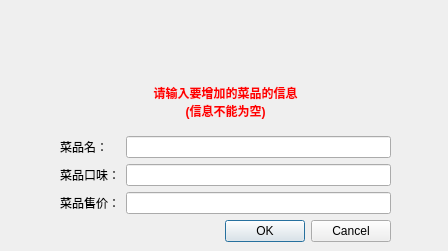
<?xml version="1.0" encoding="UTF-8"?>
<ui version="4.0">
 <class>Dialog</class>
 <widget class="QDialog" name="Dialog">
  <property name="geometry">
   <rect>
    <x>0</x>
    <y>0</y>
    <width>448</width>
    <height>251</height>
   </rect>
  </property>
  <property name="windowTitle">
   <string>Dialog</string>
  </property>
  <widget class="QWidget" name="verticalLayoutWidget">
   <property name="geometry">
    <rect>
     <x>60</x>
     <y>80</y>
     <width>331</width>
     <height>191</height>
    </rect>
   </property>
   <layout class="QVBoxLayout" name="verticalLayout">
    <item>
     <widget class="QTextBrowser" name="textBrowser">
      <property name="minimumSize">
       <size>
        <width>0</width>
        <height>50</height>
       </size>
      </property>
      <property name="maximumSize">
       <size>
        <width>16777215</width>
        <height>50</height>
       </size>
      </property>
      <property name="styleSheet">
       <string notr="true">font: 12pt &quot;黑体&quot;;
color: rgb(255, 0, 0);
background-color: rgb(255, 255, 255, 0);
</string>
      </property>
      <property name="frameShape">
       <enum>QFrame::NoFrame</enum>
      </property>
      <property name="html">
       <string>&lt;!DOCTYPE HTML PUBLIC &quot;-//W3C//DTD HTML 4.0//EN&quot; &quot;http://www.w3.org/TR/REC-html40/strict.dtd&quot;&gt;
&lt;html&gt;&lt;head&gt;&lt;meta name=&quot;qrichtext&quot; content=&quot;1&quot; /&gt;&lt;style type=&quot;text/css&quot;&gt;
p, li { white-space: pre-wrap; }
&lt;/style&gt;&lt;/head&gt;&lt;body style=&quot; font-family:'黑体'; font-size:12pt; font-weight:400; font-style:normal;&quot;&gt;
&lt;p align=&quot;center&quot; style=&quot; margin-top:0px; margin-bottom:0px; margin-left:0px; margin-right:0px; -qt-block-indent:0; text-indent:0px;&quot;&gt;&lt;span style=&quot; font-family:'SimSun'; font-size:9pt; font-weight:600;&quot;&gt;请输入要增加的菜品的信息&lt;/span&gt;&lt;/p&gt;
&lt;p align=&quot;center&quot; style=&quot; margin-top:0px; margin-bottom:0px; margin-left:0px; margin-right:0px; -qt-block-indent:0; text-indent:0px;&quot;&gt;&lt;span style=&quot; font-family:'SimSun'; font-size:9pt; font-weight:600;&quot;&gt;(信息不能为空)&lt;/span&gt;&lt;/p&gt;&lt;/body&gt;&lt;/html&gt;</string>
      </property>
     </widget>
    </item>
    <item>
     <layout class="QFormLayout" name="formLayout">
      <item row="0" column="1">
       <widget class="QLineEdit" name="lineEdit"/>
      </item>
      <item row="0" column="0">
       <widget class="QLabel" name="label">
        <property name="text">
         <string>菜品名：</string>
        </property>
       </widget>
      </item>
      <item row="1" column="0">
       <widget class="QLabel" name="label_2">
        <property name="text">
         <string>菜品口味：</string>
        </property>
       </widget>
      </item>
      <item row="1" column="1">
       <widget class="QLineEdit" name="lineEdit_2"/>
      </item>
      <item row="2" column="0">
       <widget class="QLabel" name="label_4">
        <property name="text">
         <string>菜品售价：</string>
        </property>
       </widget>
      </item>
      <item row="3" column="1">
       <widget class="QDialogButtonBox" name="buttonBox">
        <property name="standardButtons">
         <set>QDialogButtonBox::Cancel|QDialogButtonBox::Ok</set>
        </property>
       </widget>
      </item>
      <item row="2" column="1">
       <widget class="QLineEdit" name="lineEdit_3"/>
      </item>
     </layout>
    </item>
   </layout>
  </widget>
  <widget class="QLabel" name="label_3">
   <property name="geometry">
    <rect>
     <x>0</x>
     <y>0</y>
     <width>451</width>
     <height>81</height>
    </rect>
   </property>
   <property name="styleSheet">
    <string notr="true">border-image: url(:/png/images/login_topbg.png);</string>
   </property>
   <property name="text">
    <string/>
   </property>
  </widget>
 </widget>
 <resources>
  <include location="login_topbg.qrc"/>
 </resources>
 <connections/>
</ui>
